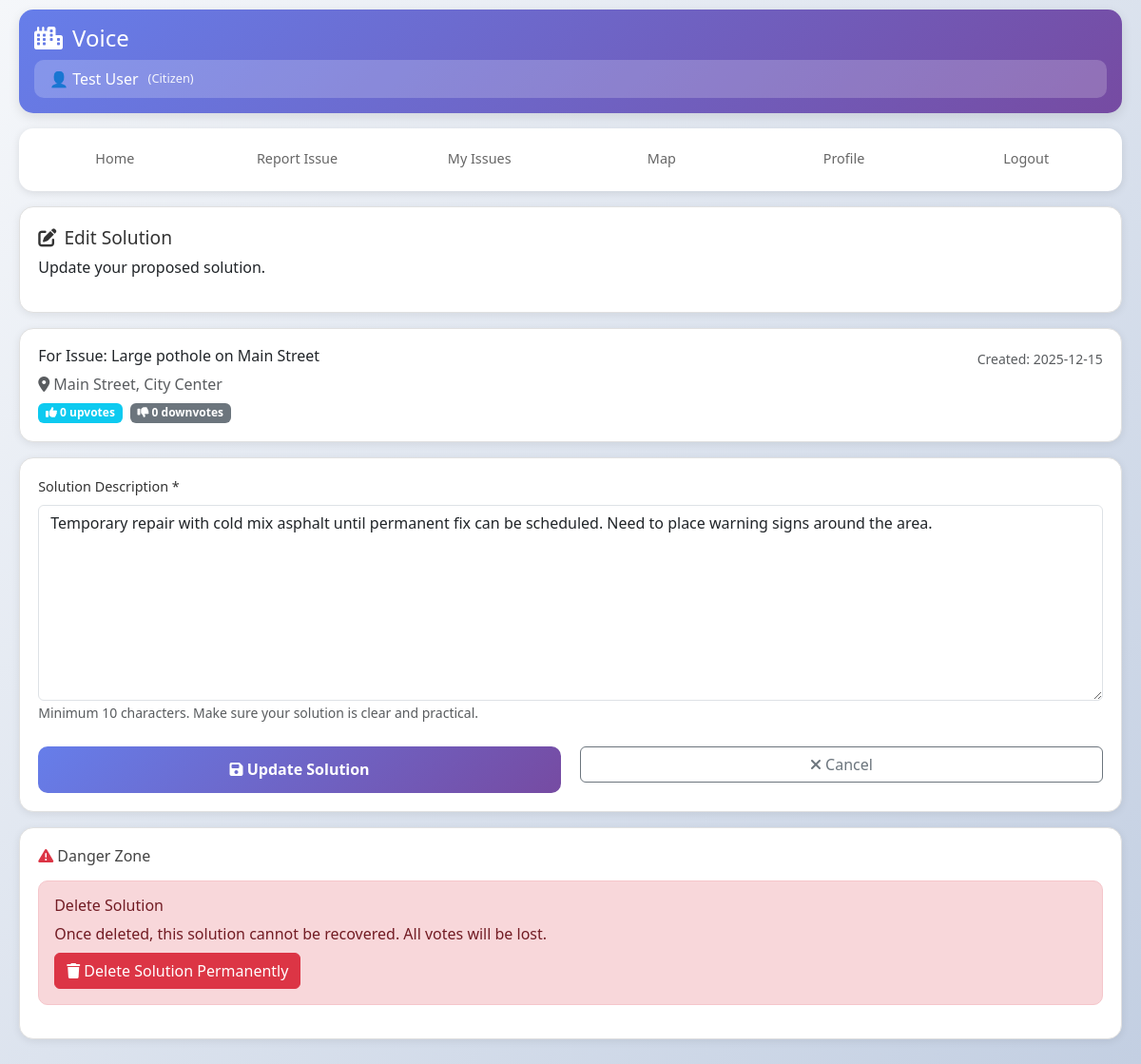
/solution/15da18da-a74a-484e-8e33-2cbd89a93112/edit (signed in), run on the app's committed database.
### app.py (models this page shows)
class User(UserMixin, db.Model):
    id = db.Column(db.String(36), primary_key=True, default=lambda: str(uuid.uuid4()))
    username = db.Column(db.String(80), unique=True, nullable=False, index=True)
    email = db.Column(db.String(120), unique=True, nullable=False, index=True)
    password = db.Column(db.String(200), nullable=False)
    full_name = db.Column(db.String(100), nullable=False)
    phone = db.Column(db.String(20))
    role = db.Column(db.String(20), default='user', index=True)
    created_at = db.Column(db.DateTime, default=datetime.utcnow, index=True)
    last_login = db.Column(db.DateTime)
    is_active = db.Column(db.Boolean, default=True)
    issues = db.relationship('Issue', backref='reporter', lazy=True, cascade='all, delete-orphan')
    feedbacks = db.relationship('Feedback', backref='user', lazy=True, cascade='all, delete-orphan')
    solutions = db.relationship('Solution', backref='user', lazy=True, cascade='all, delete-orphan')
    solution_votes = db.relationship('SolutionVote', backref='user', lazy=True, cascade='all, delete-orphan')

class Issue(db.Model):
    id = db.Column(db.String(36), primary_key=True, default=lambda: str(uuid.uuid4()))
    title = db.Column(db.String(200), nullable=False)
    description = db.Column(db.Text, nullable=False)
    service_type = db.Column(db.String(50), nullable=False, index=True)
    location = db.Column(db.String(200), nullable=False)
    area = db.Column(db.String(100), index=True)
    city = db.Column(db.String(100))
    latitude = db.Column(db.Float)
    longitude = db.Column(db.Float)
    priority = db.Column(db.String(20), default='medium', index=True)
    status = db.Column(db.String(20), default='pending', index=True)
    date = db.Column(db.DateTime, default=datetime.utcnow, index=True)
    media_paths = db.Column(db.Text)  # JSON string of file paths
    user_id = db.Column(db.String(36), db.ForeignKey('user.id'), nullable=False, index=True)
    upvotes = db.Column(db.Integer, default=0)
    comments = db.Column(db.Integer, default=0)
    assigned_to = db.Column(db.String(100))
    assigned_date = db.Column(db.DateTime)
    resolved_date = db.Column(db.DateTime)
    admin_notes = db.Column(db.Text)
    feedbacks = db.relationship('Feedback', backref='issue', lazy=True, cascade='all, delete-orphan')
    solutions = db.relationship('Solution', backref='issue', lazy=True, cascade='all, delete-orphan')

class Solution(db.Model):
    id = db.Column(db.String(36), primary_key=True, default=lambda: str(uuid.uuid4()))
    issue_id = db.Column(db.String(36), db.ForeignKey('issue.id'), nullable=False, index=True)
    user_id = db.Column(db.String(36), db.ForeignKey('user.id'), nullable=False, index=True)
    description = db.Column(db.Text, nullable=False)
    upvotes = db.Column(db.Integer, default=0)
    downvotes = db.Column(db.Integer, default=0)
    is_accepted = db.Column(db.Boolean, default=False, index=True)
    created_at = db.Column(db.DateTime, default=datetime.utcnow)

### app.py (the view, shortened to what this page needs)
@app.route('/solution/<solution_id>/edit', methods=['GET', 'POST'])
@login_required
def edit_solution(solution_id):
    solution = Solution.query.get_or_404(solution_id)
    if solution.user_id != current_user.id and current_user.role != 'admin':
        flash('You can only edit your own solutions', 'error')
        return redirect(url_for('view_solutions', issue_id=solution.issue_id))
    return render_template('edit_solution.html', solution=solution)

### app.py (called while the page is built)
@login_manager.user_loader
def load_user(user_id):
    return db.session.get(User, user_id)

@app.context_processor
def inject_now():
    return {'now': datetime.utcnow()}

@app.context_processor
def inject_config():
    return {
        'SERVICE_TYPES': app.config['SERVICE_TYPES'],
        'PRIORITY_LEVELS': app.config['PRIORITY_LEVELS'],
        'ISSUE_STATUSES': app.config['ISSUE_STATUSES'],
        'USER_ROLES': app.config['USER_ROLES'],
        'APP_NAME': app.config.get('APP_NAME', 'CivicCare')
    }

### templates/edit_solution.html (shortened to what this page needs)
{% extends "base.html" %}
{% block content %}
<div class="mobile-header">
    <h1><i class="fas fa-city"></i> Voice</h1>
    <div class="user-info">
        <span>👤 {{ current_user.full_name }}</span>
        <span style="font-size: 0.8rem; opacity: 0.9;">(Citizen)</span>
    </div>
</div>
<div class="mobile-tabs">
    <a href="{{ url_for('dashboard') }}" class="mobile-tab">Home</a>
    <a href="{{ url_for('report_issue') }}" class="mobile-tab">Report Issue</a>
    <a href="{{ url_for('my_issues') }}" class="mobile-tab">My Issues</a>
    <a href="{{ url_for('map_view') }}" class="mobile-tab">Map</a>
    <a href="{{ url_for('profile') }}" class="mobile-tab">Profile</a>
    <a href="{{ url_for('logout') }}" class="mobile-tab">Logout</a>
</div>
<div class="mobile-card">
    <h3><i class="fas fa-edit"></i> Edit Solution</h3>
    <p>Update your proposed solution.</p>
</div>
<div class="mobile-card">
    <div class="row">
        <div class="col-md-9">
            <h6>For Issue: {{ solution.issue.title }}</h6>
            <p class="text-muted mb-2">
                <i class="fas fa-map-marker-alt"></i> {{ solution.issue.location }}
            </p>
            <div class="d-flex gap-2">
                <span class="badge bg-info">
                    <i class="fas fa-thumbs-up"></i> {{ solution.upvotes }} upvotes
                </span>
                <span class="badge bg-secondary">
                    <i class="fas fa-thumbs-down"></i> {{ solution.downvotes }} downvotes
                </span>
            </div>
        </div>
        <div class="col-md-3 text-end">
            <small class="text-muted">
                Created: {{ solution.created_at.strftime('%Y-%m-%d') }}
            </small>
        </div>
    </div>
</div>
<div class="mobile-card">
    <form method="POST" action="{{ url_for('edit_solution', solution_id=solution.id) }}">
        <div class="form-group mb-4">
            <label class="form-label">Solution Description *</label>
            <textarea class="form-control" name="description" rows="8" required>{{ solution.description }}</textarea>
            <small class="form-text text-muted">
                Minimum 10 characters. Make sure your solution is clear and practical.
            </small>
        </div>
        <div class="row">
            <div class="col-md-6">
                <button type="submit" class="btn btn-primary w-100">
                    <i class="fas fa-save"></i> Update Solution
                </button>
            </div>
            <div class="col-md-6">
                <a href="{{ url_for('view_solutions', issue_id=solution.issue_id) }}" class="btn btn-outline-secondary w-100">
                    <i class="fas fa-times"></i> Cancel
                </a>
            </div>
        </div>
    </form>
</div>
{% if current_user.role == 'admin' or solution.user_id == current_user.id %}
<div class="mobile-card">
    <h5><i class="fas fa-exclamation-triangle text-danger"></i> Danger Zone</h5>
    <div class="alert alert-danger">
        <h6>Delete Solution</h6>
        <p class="mb-2">Once deleted, this solution cannot be recovered. All votes will be lost.</p>
        <form method="POST" action="{{ url_for('delete_solution', solution_id=solution.id) }}"
              onsubmit="return confirm('Are you sure you want to delete this solution? This action cannot be undone.');">
            <button type="submit" class="btn btn-danger">
                <i class="fas fa-trash"></i> Delete Solution Permanently
            </button>
        </form>
    </div>
</div>
{% endif %}
{% endblock %}

### static/css/style.css (style rules this page uses)
* { margin: 0; padding: 0; box-sizing: border-box; }
body { background: linear-gradient(135deg, #f5f7fa 0%, #c3cfe2 100%); font-family: 'Segoe UI', 'Roboto', 'Arial', sans-serif; min-height: 100vh; padding: 10px; }
.mobile-header { background: linear-gradient(135deg, #667eea 0%, #764ba2 100%); color: white; padding: 1rem; border-radius: 15px; margin-bottom: 1rem; box-shadow: 0 4px 12px rgba(0, 0, 0, 0.1); }
.mobile-header h1 { color: white; font-size: 1.5rem; display: flex; align-items: center; gap: 10px; margin: 0; }
.user-info { display: flex; align-items: center; gap: 10px; background: rgba(255, 255, 255, 0.2); padding: 0.5rem 1rem; border-radius: 10px; margin-top: 0.5rem; }
.mobile-tabs { display: flex; overflow-x: auto; background: white; border-radius: 15px; margin-bottom: 1rem; box-shadow: 0 2px 8px rgba(0, 0, 0, 0.1); -webkit-overflow-scrolling: touch; padding: 5px; }
.mobile-tab { flex: 1; text-align: center; padding: 1rem 0.5rem; font-weight: 500; color: #666; border-bottom: 3px solid transparent; white-space: nowrap; min-width: 120px; font-size: 0.9rem; text-decoration: none; transition: all 0.3s; }
.mobile-card { background: white; border-radius: 15px; padding: 1.2rem; margin-bottom: 1rem; box-shadow: 0 2px 8px rgba(0, 0, 0, 0.08); border: 1px solid #e0e0e0; }
.mobile-card h3 { color: #333; font-size: 1.2rem; margin-bottom: 0.5rem; display: flex; align-items: center; gap: 8px; }
.mobile-card h5 { color: #444; margin-bottom: 1rem; font-size: 1rem; }
.form-group { margin-bottom: 1.2rem; }
.form-label { font-weight: 500; margin-bottom: 0.5rem; color: #333; display: block; font-size: 0.9rem; }
.btn-primary { background: linear-gradient(135deg, #667eea 0%, #764ba2 100%); color: white; border: none; padding: 0.8rem; border-radius: 10px; font-weight: 600; font-size: 1rem; transition: all 0.3s; width: 100%; }
.alert { padding: 1rem; border-radius: 10px; margin-bottom: 1rem; border: 1px solid transparent; }
.alert-danger { background: #F8D7DA; color: #721C24; border-color: #F5C6CB; }
.text-end { text-align: right; }
.mb-2 { margin-bottom: 0.5rem; }
.mb-4 { margin-bottom: 1.5rem; }
.gap-2 { gap: 0.5rem; }
.d-flex { display: flex; }
.w-100 { width: 100%; }
.row { display: flex; flex-wrap: wrap; margin-right: -10px; margin-left: -10px; }
.row > * { padding-right: 10px; padding-left: 10px; }
@media (min-width: 768px) { .col-md-3 { flex: 0 0 25%; max-width: 25%; } }
@media (min-width: 768px) { .col-md-6 { flex: 0 0 50%; max-width: 50%; } }
@media (min-width: 768px) { .col-md-9 { flex: 0 0 75%; max-width: 75%; } }

### data on the page
User: full_name "Test User"
Issue: issue "Large pothole on Main Street", issue.location "Main Street, City Center"
Solution: upvotes "0", downvotes "0", created_at "2025-12-15", description "Temporary repair with cold mix asphalt until permanent fix can be scheduled. Need to place warning signs around the area."
